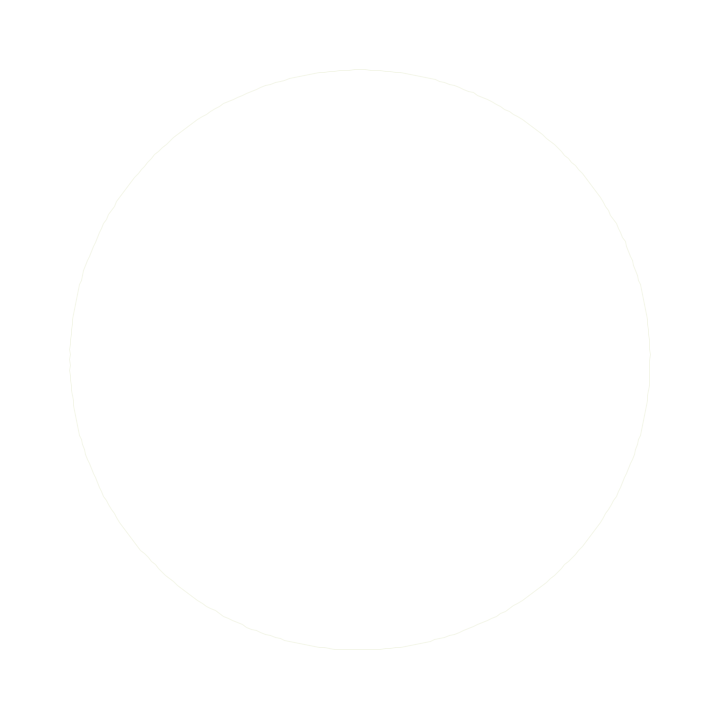
Frame 1 (no input)
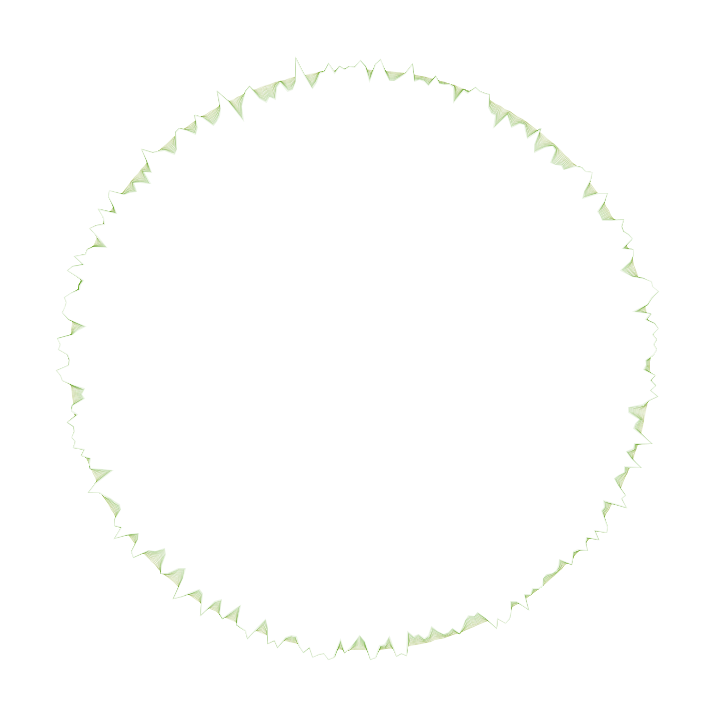
Frame 60 (the mouse pressed at the canvas centre just before this capture)
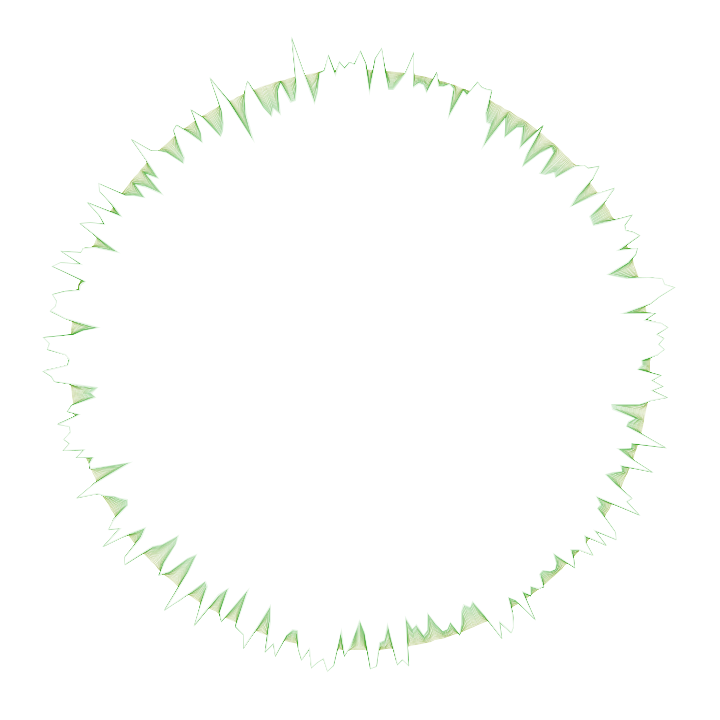
Frame 120 (the mouse held since frame 60 and released just before this capture)

The Processing sketch that drew these frames (run headless with seeded random() and noise(); from frame 60 on, the mouse is pressed at the canvas centre):

// Processing sketch: Eye
// ── Eye.pde
DShape ds;
float H;

void setup(){
    size(720, 720);
    background(255);
    ds = new DShape(290, 360);
    H = 20;
    frameRate(30);
}

void draw(){
    pushMatrix();
    translate(width/2, height/2);
    ds.distort();
    colorMode(HSB, 100);
    color c = color(H, 77, 65, 10);
    H += 0.1;
    ds.draw(c);
    popMatrix();
}

// ── DShape.pde
class DShape{
    float M;
    ArrayList<PVector> points;
    DShape(float M, int ptcnt){
        this.M = M;
        points = new ArrayList();
        for(int i = 0; i<ptcnt; i++){
            float angle = (TWO_PI*i)/(float)ptcnt;
            PVector p = PVector.fromAngle(angle);
            p.setMag(M);
            points.add(p);
        }
    }
    
    void draw(color c){
        stroke(c);
        beginShape();
        //noFill();
        for(int i = 0; i<points.size(); i++){
            float x = points.get(i).x;
            float y = points.get(i).y;
            vertex(x, y);
        }
        endShape(CLOSE);
    }
    
    void distort(){
        float off = 100;
        for(int i = 0; i<points.size(); i++){
            float mag = points.get(i).mag();
            //mag += random(-1, 1);
            mag += 0.9*(noise(off)-0.5);
            off += 0.5;
            //if(mag > M+20 || mag < M-20) continue;
            points.get(i).setMag(mag);
        }
    }
}
